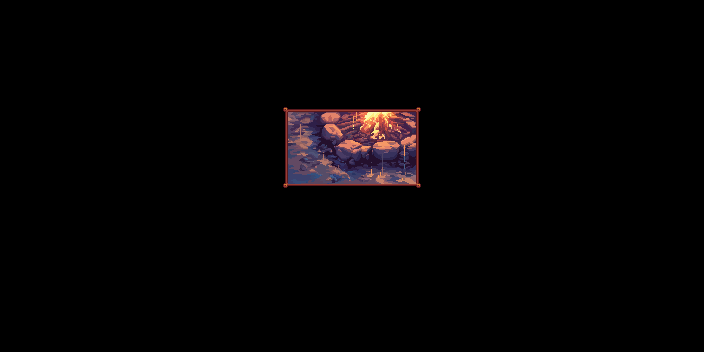

Rendered tile map (Tiled .tmx) drawn with the repository's tilesets; below, a short description and the map source with its tile grids summarised:
An orthogonal 44x22 tile map with 16x16 px tiles, 4 tile layers (Back, Buildings, Front, AlwaysFront), 5 tilesets.

<map version="1.10" tiledversion="1.10.2" orientation="orthogonal" renderorder="right-down" width="44" height="22" tilewidth="16" tileheight="16" infinite="0" nextlayerid="15" nextobjectid="1">
 <properties>
  <property name="AmbientLight" value="200 200 200" />
  <property name="Indoors" value="T" />
  <property name="Light" value="23 8 4" />
  <property name="Outdoors" value="F" />
 </properties>
 <tileset firstgid="1" source="Astarion2heart.tsx" />
 <tileset firstgid="969" source="Astarion4heart.tsx" />
 <tileset firstgid="1937" source="Astarion3heart_01.tsx" />
 <tileset firstgid="2905" source="Astarion_Event_CG.tsx" />
 <tileset firstgid="3241" source="CG_Frame.tsx" />
 <layer id="11" name="Back" width="44" height="22">
  <properties>
   <property name="AmbientLight" value="200 200 200" />
  </properties>
  <data>[968 cells, 0 non-empty, 0 distinct tile ids]</data>
 </layer>
 <layer id="14" name="Buildings" width="44" height="22">
  <data>[968 cells, 60 non-empty, 1 distinct tile ids]</data>
 </layer>
 <layer id="12" name="Front" width="44" height="22">
  <data>[968 cells, 968 non-empty, 61 distinct tile ids]</data>
 </layer>
 <layer id="13" name="AlwaysFront" width="44" height="22">
  <data>[968 cells, 40 non-empty, 40 distinct tile ids]</data>
 </layer>
</map>
